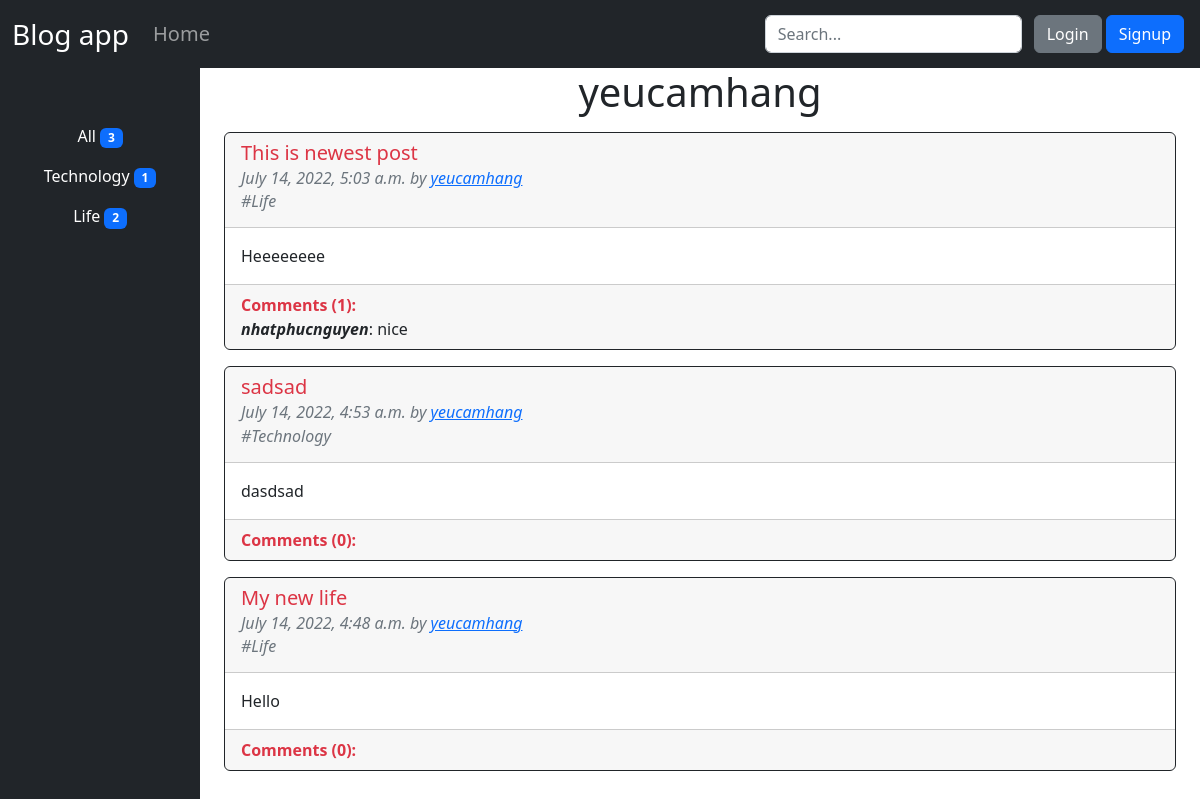
The page /profile/2 on the database its author committed.
### base/models.py (models this page shows, shortened)
class Topic(models.Model):
    name = models.CharField(max_length=100)
    def __str__(self):
        return self.name

class Post(models.Model):
    topic = models.ForeignKey(Topic,null=True,on_delete=models.SET_NULL)
    title = models.CharField(max_length=150)
    body = models.TextField()
    author = models.ForeignKey(
        User,
        on_delete= models.CASCADE,
    )
    timeUpdated = models.DateTimeField(auto_now_add=True)
    timeCreated = models.DateTimeField(auto_created=True,auto_now_add=True)
    class Meta:
        ordering = ('-timeUpdated','-timeCreated')

class Comment(models.Model):
    post = models.ForeignKey(
        Post,
        on_delete=models.CASCADE,
        related_name='comments'
    )
    author = models.ForeignKey(
        User,
        on_delete=models.CASCADE,
    )
    body = models.TextField(max_length=250)
    timeCreated = models.DateTimeField(auto_created=True,auto_now_add=True)
    class Meta:
        ordering = ('-timeCreated',)

### base/views.py (the view)
# urls.py: path('profile/<str:pk>',views.author_profile,name='author_profile')
def author_profile(request,pk):
    q = request.GET.get('q') if request.GET.get('q') != None else ''
    author = User.objects.get(id=pk)
    if q != '':
        author_posts = Post.objects.filter(
            Q(author_id=author.id) & Q(topic__name=q)
        )
    else:
        author_posts = Post.objects.filter(
            author = author
        )
    author_post_count = Post.objects.filter(author=author).count()
    topics = Topic.objects.all()
    topic_post_count = {}
    for topic in topics:
        topic_post_count.update({topic.name:Post.objects.filter(topic__name=topic,author=author).count()})
    context = {'author':author,"posts":author_posts,'post_count':author_post_count,'topics':topics,'topic_post_count':topic_post_count}
    return render(request,'base/author_profile.html',context)

### base/templates/base/author_profile.html
{% extends 'base.html' %}
{% block content %}
    <div class="container-fluid">
        <div class="row">
            <div class="col-6 col-md-2 bg-dark text-center" style="min-height: 100vh;">
                <ul class="nav flex-column mt-5">
                    <li class="nav-item">
                        <a class="nav-link text-white" aria-current="page" href="{% url 'author_profile' author.id %}">All <span class="badge bg-primary text-wrap">{{post_count}}</span></a>
                        </li>
                    {% for topic,quantity in topic_post_count.items %}
                        <li class="nav-item">
                        <a class="nav-link text-white" aria-current="page" href="{% url 'author_profile' author.id %}?q={{topic}}">{{topic}} <span class="badge bg-primary text-wrap">{{quantity}}</span></a>
                        </li>
                    {% endfor %}
                </ul>
            </div>
            <div class="col">
                <h1 class="text-center">{{author.username}}</h1>
                {% include 'base/postlist_component.html' %}
            </div>
        </div>
    </div>
{% endblock %}

### base/templates/base/postlist_component.html (shortened to what this page needs)
{% for post in posts %}
<div class="container">
    <div div class="card border-dark border-1" style="width: 100%; margin-top:1rem">
        <div class="card-header">
            <h5 class="card-title"><a href="{% url 'post_details' post.id %}"
                    class="text-decoration-none link-danger">{{post.title}}</a></h5>
            <h6 class="card-subtitle mb-2 fst-italic text-muted ">{{post.timeCreated}} by <a
                    href="{% url 'author_profile' post.author.id %}">{{post.author}}</a></h6>
            <h6 class="card-subtitle mb-2 fst-italic text-muted "> #{{post.topic}}</h6>
        </div>
        <div class="card-body">
            <p class="card-text">{{post.body}}</p>
        </div>
        <div class="card-footer">
            <span class="text-danger fw-bold">Comments ({{post.comments.all.count}}):</span>
            {% for comment in post.comments.all|slice:"0:2" %}
            <div><span class="fst-italic fw-bold">{{comment.author}}</span>: {{comment.body}}</div>
            {% endfor %}
        </div>
    </div>
</div>
{% endfor %}

### rows shown on the page
Topic: topic_post_count "Technology"
Topic: topic_post_count "Life"
Post: title "This is newest post", timeCreated "July 14, 2022, 5:03 a.m.", author "yeucamhang", topic "Life", body "Heeeeeeee", comments.all.count "1"
Comment: author "nhatphucnguyen", body "nice"
Post: title "sadsad", timeCreated "July 14, 2022, 4:53 a.m.", author "yeucamhang", topic "Technology", body "dasdsad", comments.all.count "0"
Post: title "My new life", timeCreated "July 14, 2022, 4:48 a.m.", author "yeucamhang", topic "Life", body "Hello", comments.all.count "0"

### other values the page prints
{{ post_count }} "3"
{{ quantity }} "1" "2"
{{ author.username }} "yeucamhang"
